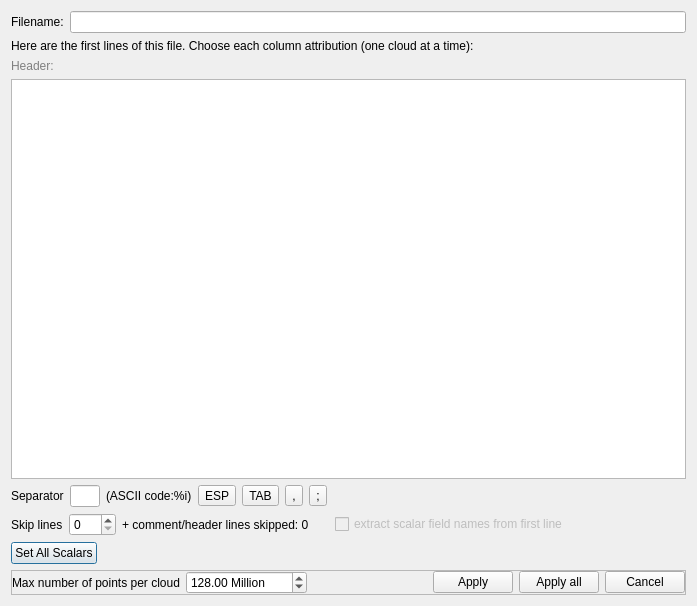
<?xml version="1.0" encoding="UTF-8"?>
<ui version="4.0">
 <class>AsciiOpenDialog</class>
 <widget class="QDialog" name="AsciiOpenDialog">
  <property name="geometry">
   <rect>
    <x>0</x>
    <y>0</y>
    <width>697</width>
    <height>606</height>
   </rect>
  </property>
  <property name="sizePolicy">
   <sizepolicy hsizetype="Expanding" vsizetype="Fixed">
    <horstretch>0</horstretch>
    <verstretch>0</verstretch>
   </sizepolicy>
  </property>
  <property name="windowTitle">
   <string>Open Ascii File</string>
  </property>
  <layout class="QVBoxLayout" name="verticalLayout">
   <item>
    <layout class="QHBoxLayout" name="horizontalLayout_2">
     <item>
      <widget class="QLabel" name="label_3">
       <property name="text">
        <string>Filename:</string>
       </property>
      </widget>
     </item>
     <item>
      <widget class="QLineEdit" name="lineEditFileName">
       <property name="sizePolicy">
        <sizepolicy hsizetype="Expanding" vsizetype="Fixed">
         <horstretch>0</horstretch>
         <verstretch>0</verstretch>
        </sizepolicy>
       </property>
       <property name="readOnly">
        <bool>true</bool>
       </property>
      </widget>
     </item>
    </layout>
   </item>
   <item>
    <widget class="QLabel" name="label">
     <property name="text">
      <string>Here are the first lines of this file. Choose each column attribution (one cloud at a time):</string>
     </property>
    </widget>
   </item>
   <item>
    <widget class="QLabel" name="headerLabel">
     <property name="styleSheet">
      <string notr="true">color: grey;</string>
     </property>
     <property name="text">
      <string>Header:</string>
     </property>
    </widget>
   </item>
   <item>
    <widget class="QTableWidget" name="tableWidget">
     <property name="editTriggers">
      <set>QAbstractItemView::NoEditTriggers</set>
     </property>
     <property name="alternatingRowColors">
      <bool>true</bool>
     </property>
     <property name="selectionMode">
      <enum>QAbstractItemView::NoSelection</enum>
     </property>
     <property name="cornerButtonEnabled">
      <bool>false</bool>
     </property>
     <property name="rowCount">
      <number>0</number>
     </property>
     <attribute name="verticalHeaderVisible">
      <bool>false</bool>
     </attribute>
    </widget>
   </item>
   <item>
    <layout class="QHBoxLayout" name="horizontalLayout">
     <item>
      <widget class="QLabel" name="label_2">
       <property name="text">
        <string>Separator</string>
       </property>
      </widget>
     </item>
     <item>
      <widget class="QLineEdit" name="lineEditSeparator">
       <property name="sizePolicy">
        <sizepolicy hsizetype="Preferred" vsizetype="Fixed">
         <horstretch>0</horstretch>
         <verstretch>0</verstretch>
        </sizepolicy>
       </property>
       <property name="maximumSize">
        <size>
         <width>30</width>
         <height>16777215</height>
        </size>
       </property>
       <property name="maxLength">
        <number>1</number>
       </property>
      </widget>
     </item>
     <item>
      <widget class="QLabel" name="asciiCodeLabel">
       <property name="text">
        <string>(ASCII code:%i)</string>
       </property>
      </widget>
     </item>
     <item>
      <layout class="QHBoxLayout">
       <item>
        <widget class="QToolButton" name="toolButtonShortcutESP">
         <property name="text">
          <string>ESP</string>
         </property>
        </widget>
       </item>
       <item>
        <widget class="QToolButton" name="toolButtonShortcutTAB">
         <property name="text">
          <string>TAB</string>
         </property>
        </widget>
       </item>
       <item>
        <widget class="QToolButton" name="toolButtonShortcutComma">
         <property name="text">
          <string>,</string>
         </property>
        </widget>
       </item>
       <item>
        <widget class="QToolButton" name="toolButtonShortcutDotcomma">
         <property name="text">
          <string>;</string>
         </property>
        </widget>
       </item>
       <item>
        <spacer name="horizontalSpacer_2">
         <property name="orientation">
          <enum>Qt::Horizontal</enum>
         </property>
         <property name="sizeHint" stdset="0">
          <size>
           <width>40</width>
           <height>20</height>
          </size>
         </property>
        </spacer>
       </item>
      </layout>
     </item>
    </layout>
   </item>
   <item>
    <layout class="QHBoxLayout" name="horizontalLayout_3">
     <item>
      <widget class="QLabel" name="label_4">
       <property name="text">
        <string>Skip lines</string>
       </property>
      </widget>
     </item>
     <item>
      <widget class="QSpinBox" name="spinBoxSkipLines">
       <property name="maximum">
        <number>999</number>
       </property>
      </widget>
     </item>
     <item>
      <widget class="QLabel" name="commentLinesSkippedLabel">
       <property name="text">
        <string>+ comment/header lines skipped: 0</string>
       </property>
      </widget>
     </item>
     <item>
      <spacer name="horizontalSpacer_3">
       <property name="orientation">
        <enum>Qt::Horizontal</enum>
       </property>
       <property name="sizeType">
        <enum>QSizePolicy::Fixed</enum>
       </property>
       <property name="sizeHint" stdset="0">
        <size>
         <width>20</width>
         <height>20</height>
        </size>
       </property>
      </spacer>
     </item>
     <item>
      <widget class="QCheckBox" name="extractSFNamesFrom1stLineCheckBox">
       <property name="enabled">
        <bool>false</bool>
       </property>
       <property name="text">
        <string>extract scalar field names from first line</string>
       </property>
      </widget>
     </item>
     <item>
      <spacer name="horizontalSpacer_4">
       <property name="orientation">
        <enum>Qt::Horizontal</enum>
       </property>
       <property name="sizeHint" stdset="0">
        <size>
         <width>40</width>
         <height>20</height>
        </size>
       </property>
      </spacer>
     </item>
    </layout>
   </item>
   <item>
    <layout class="QHBoxLayout" name="horizontalLayout_4">
     <item>
      <widget class="QPushButton" name="toolButtonShortcutSetAllScalar">
       <property name="toolTip">
        <string>Set all available scalar fields as Scalars. Remember to set your XYZ coordinates fields</string>
       </property>
       <property name="text">
        <string>Set All Scalars</string>
       </property>
      </widget>
     </item>
     <item>
      <spacer name="horizontalSpacer">
       <property name="orientation">
        <enum>Qt::Horizontal</enum>
       </property>
       <property name="sizeHint" stdset="0">
        <size>
         <width>40</width>
         <height>20</height>
        </size>
       </property>
      </spacer>
     </item>
    </layout>
   </item>
   <item>
    <widget class="QFrame" name="buttonFrame">
     <property name="frameShape">
      <enum>QFrame::StyledPanel</enum>
     </property>
     <property name="frameShadow">
      <enum>QFrame::Raised</enum>
     </property>
     <layout class="QHBoxLayout" name="horizontalLayout_5">
      <property name="leftMargin">
       <number>0</number>
      </property>
      <property name="topMargin">
       <number>0</number>
      </property>
      <property name="rightMargin">
       <number>0</number>
      </property>
      <property name="bottomMargin">
       <number>0</number>
      </property>
      <item>
       <widget class="QLabel" name="label_5">
        <property name="text">
         <string>Max number of points per cloud</string>
        </property>
       </widget>
      </item>
      <item>
       <widget class="QDoubleSpinBox" name="maxCloudSizeDoubleSpinBox">
        <property name="suffix">
         <string> Million</string>
        </property>
        <property name="decimals">
         <number>2</number>
        </property>
        <property name="minimum">
         <double>0.010000000000000</double>
        </property>
        <property name="maximum">
         <double>1000000.000000000000000</double>
        </property>
        <property name="value">
         <double>128.000000000000000</double>
        </property>
       </widget>
      </item>
      <item>
       <spacer name="horizontalSpacer_5">
        <property name="orientation">
         <enum>Qt::Horizontal</enum>
        </property>
        <property name="sizeHint" stdset="0">
         <size>
          <width>157</width>
          <height>20</height>
         </size>
        </property>
       </spacer>
      </item>
      <item>
       <widget class="QPushButton" name="applyButton">
        <property name="text">
         <string>Apply</string>
        </property>
       </widget>
      </item>
      <item>
       <widget class="QPushButton" name="applyAllButton">
        <property name="text">
         <string>Apply all</string>
        </property>
       </widget>
      </item>
      <item>
       <widget class="QPushButton" name="cancelButton">
        <property name="text">
         <string>Cancel</string>
        </property>
       </widget>
      </item>
     </layout>
    </widget>
   </item>
  </layout>
 </widget>
 <resources/>
 <connections/>
</ui>
